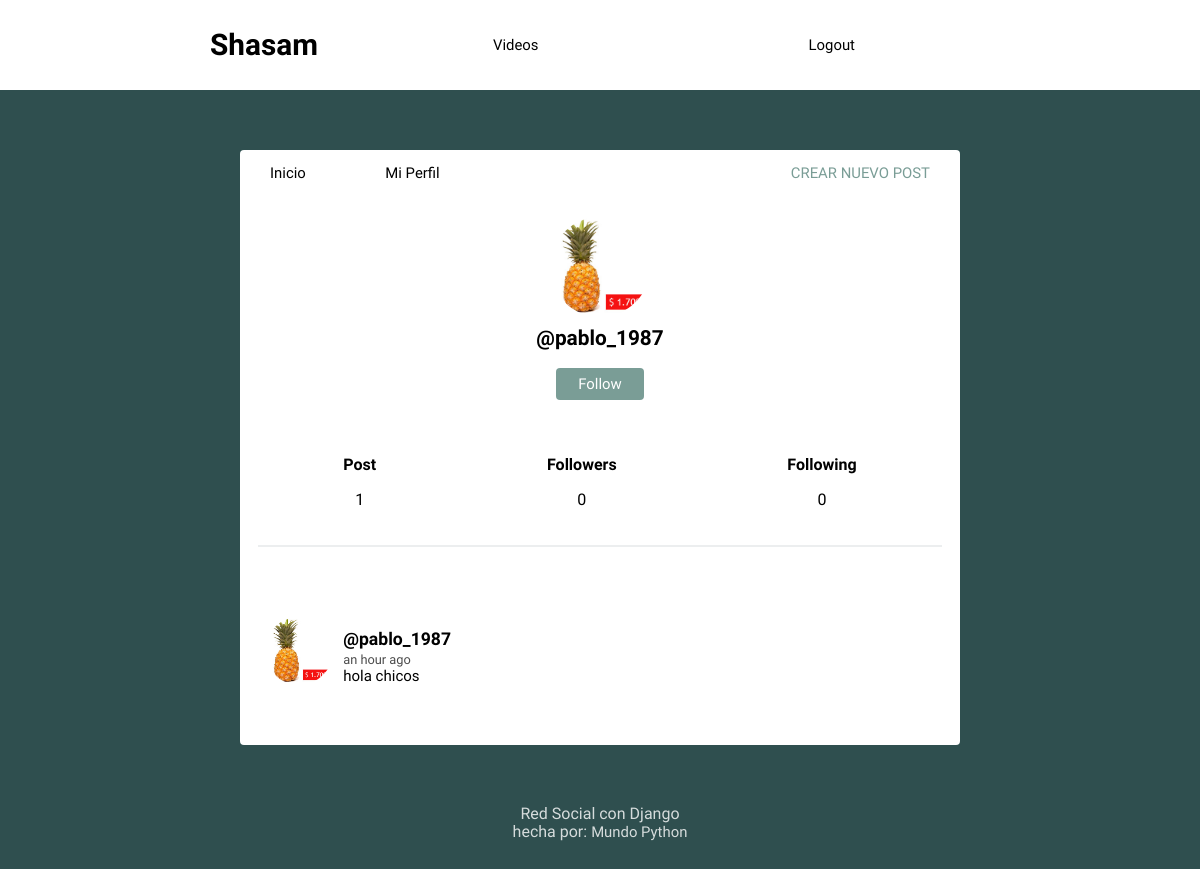
The app's page /profile/pablo_1987/ (signed in) with its own data.
### social/models.py (models this page shows, shortened)
class Profile(models.Model):
	user = models.OneToOneField(User, on_delete=models.CASCADE)
	image = models.ImageField(default='batman.png')
	def following(self):
		user_ids = Relationship.objects.filter(from_user=self.user)\
								.values_list('to_user_id', flat=True)
		return User.objects.filter(id__in=user_ids)
	def followers(self):
		user_ids = Relationship.objects.filter(to_user=self.user)\
								.values_list('from_user_id', flat=True)
		return User.objects.filter(id__in=user_ids)

class Post(models.Model):
	user = models.ForeignKey(User, on_delete=models.CASCADE, related_name='posts')
	timestamp = models.DateTimeField(default=timezone.now)
	content = models.TextField()
	class Meta:
		ordering = ['-timestamp']

### social/views.py (the view)
# urls.py: path('profile/', views.profile, name='profile'),
@login_required
def profile(request, username=None):
	current_user = request.user
	if username and username != current_user.username:
		user = User.objects.get(username=username)
		posts = user.posts.all()
	else:
		posts = current_user.posts.all()
		user = current_user
	return render(request, 'social/profile.html', {'user':user, 'posts':posts})

### social/templates/social/profile.html
{% extends 'social/feed.html' %}
{% block content %}
<div class="profile">
	<img src="{{ user.profile.image.url }}">
	<h2>@{{ user.username }}</h2>
	{% if request.user.is_authenticated %}
		{% if user.username != request.user.username %}
			{% if user not in request.user.profile.following %}
			<button><a class="follow-button" href="{% url 'follow' user %}">Follow</a></button>
			{% else %}
			<button><a class="follow-button" href="{% url 'unfollow' user %}">Unfollow</a></button>
			{% endif %}
		{% endif %}
	{% endif %}
</div>
<div class="follow">
	<div>
		<h5>Post</h5>
		<p>{{ user.posts.count }}</p>
	</div>
	<div>
		<h5>Followers</h5>
		<p>{{ user.profile.followers.count }}</p>
	</div>
	<div>
		<h5>Following</h5>
		<p>{{ user.profile.following.count }}</p>
	</div>
</div>
{{ block.super }}
{% endblock %}

### social/templates/social/feed.html (shortened to what this page needs)
{% extends 'social/layout.html' %}
{% load humanize %}
{% block content %}
{% for post in posts %}
<article>
    <div class="container-article">
        <img src="{{ post.user.profile.image.url }}">
        <div>
            <h2 class="username"><a href="{% url 'profile' post.user.username %}">@{{ post.user.username }}</a></h2>
            <time data-time="#">{{ post.timestamp|naturaltime }}</time>
            <div class="post">{{ post.content }}</div>
        </div>
    </div>
</article>
{% endfor %}
{% endblock %}

### social/static/style.css (style rules this page uses)
body { background: #2F4F4F; font-size: 62.5%; font-family: 'Varela Round', Helvetica, Arial, serif; }
h5 { font-size: 1rem; margin-bottom: 0; }
p { font-size: 1rem; }
button { font-size: 1rem; color: white; padding: 0.4rem 1.4rem; border: none; background: #7A9D96; border-radius: 4px; cursor: pointer; }
img { object-fit: cover; }
a { font-size: .93rem; text-decoration: none; color: black; }
article { width: 93%; margin: auto; padding: 40px 0; border-bottom: 2px solid #ECEEEF; }
.username { margin-bottom: .2rem; }
.username a { font-size: 1.1rem; }
.container-article { display: flex; }
.container-article img { height: 68px; width: 68px; margin-right: 10px; border-radius: 50%; }
article:last-child { border-bottom: 0; }
time { font-size: .8rem; opacity: .7; }
.post { font-size: .94rem; }
.profile { display: flex; align-items: center; flex-direction: column; }
.profile img { height: 100px; width: 100px; margin-right: 10px; border-radius: 50%; margin: 20px; }
.profile h2 { margin-top: -10px; font-size: 1.3rem; }
.follow { display: flex; width: 95%; justify-content: space-around; margin: 30px auto; text-align: center; border-bottom: 2px solid #ECEEEF; padding-bottom: 20px; }
.follow-button { color: white; }

### records on screen
Post: user.profile.image (picture), user.username "pablo_1987", timestamp "an hour ago", content "hola chicos"

### other values on screen
{{ user.username }} "pablo_1987"
{{ user.posts.count }} "1"
{{ user.profile.followers.count }} "0"
{{ user.profile.following.count }} "0"
